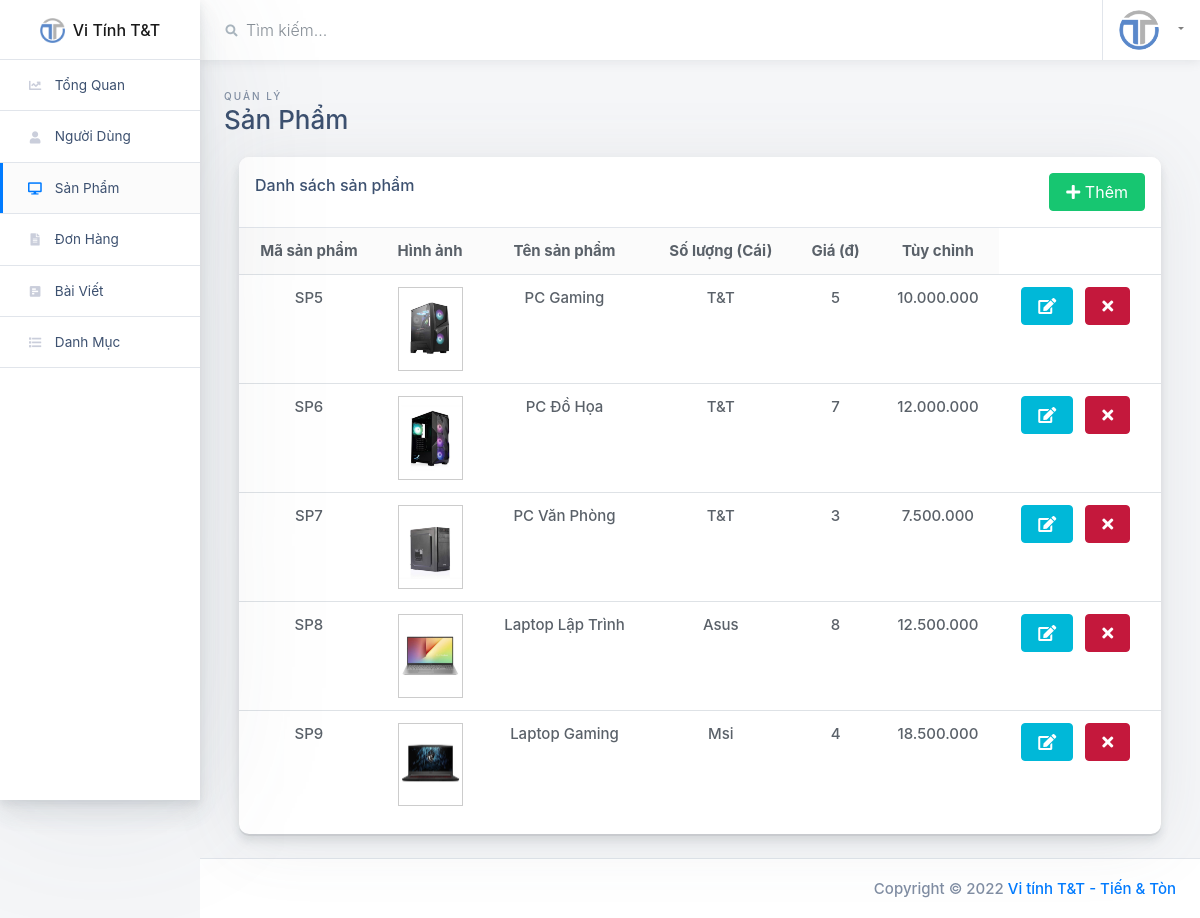
The page /admin/view/ds-sp.php (signed in) on the database its author committed.
### tables this page shows
CREATE TABLE IF NOT EXISTS `sanpham` (
  `masp` int(10) NOT NULL AUTO_INCREMENT,
  `tensp` varchar(150) NOT NULL,
  `madmsp` int(10) NOT NULL,
  `baohanh` tinyint(2) NOT NULL,
  `soluong` int(10) NOT NULL,
  `dongia` double NOT NULL,
  `mota` varchar(500) DEFAULT NULL,
  `hinh` varchar(150) NOT NULL,
  PRIMARY KEY (`masp`),
  KEY `madmsp` (`madmsp`)
);

CREATE TABLE IF NOT EXISTS `danhmucsp` (
  `madmsp` int(10) NOT NULL AUTO_INCREMENT,
  `cap` tinyint(1) NOT NULL,
  `ten` varchar(20) NOT NULL,
  `madmspcha` int(10) DEFAULT NULL,
  PRIMARY KEY (`madmsp`)
);

### admin/model/database.php (called while the page is built, shortened)
<?php
class Database{
  private $servername;
  private $username;
  private $password;
  private $dbname;
  private static $conn;
  public function __construct(){
    $this->servername = "localhost";
    $this->username = "root";
    $this->password = "";
    $this->dbname = "vitinhtt";
    return self::$conn;
  }
  private function ketNoiDB(){
        try {
      self::$conn = new PDO("mysql:host=$this->servername;dbname=$this->dbname", $this->username, $this->password);
      self::$conn->setAttribute(PDO::ATTR_ERRMODE, PDO::ERRMODE_EXCEPTION);
      return self::$conn;
    } catch(PDOException $e) {
      echo "Connection failed: " . $e->getMessage();
      return false;
    }
  }
  public function huyKetNoiDB(){
    self::$conn = null;
  }
  public function timDanhSach($query){
    if(self::$conn != false){
      $stmt = self::$conn->prepare($query);
      $stmt->execute();
      $result = $stmt->setFetchMode(PDO::FETCH_ASSOC);
      if($result==true){
        return $stmt->fetchAll();
      }
    }
    return null;
  }
  public function timMotDoiTuong($query, $param = array()){
    if(self::$conn != false){
      $stmt = self::$conn->prepare($query);
      $stmt->execute($param);
      $result = $stmt->setFetchMode(PDO::FETCH_ASSOC);
      $arrDoiTuong=$stmt->fetchAll();
      $dem=count($arrDoiTuong);
      if($result==true && $dem>0){
        return $arrDoiTuong[0];
      }
    }
    return null;
  }public function timKiemSanPham($query, $param = array()){
    if(self::$conn != false){
      $stmt = self::$conn->prepare($query);
      $stmt->execute($param);
      $result = $stmt->setFetchMode(PDO::FETCH_ASSOC);
      if($result==true){
        return $stmt->fetchAll();
      }
    }
    return null;
  }
}
?>

### admin/model/sanpham.php (called while the page is built, shortened)
<?php
include_once 'database.php';
class SanPham{
    public function queryLayDanhSachSanPham() {
        $query="SELECT * FROM sanpham";
        return $query;
    }
}
?>

### admin/model/danhmucsp.php (called while the page is built, shortened)
<?php
class DanhMucSP
{
    public function queryTimDanhMucSPTheoMa()
    {
        $query = "SELECT * FROM danhmucsp WHERE madmsp=:madmsp ";
        return $query;
    }
}?>

### admin/view/ds-sp.php (the view, shortened to what this page needs)
<!doctype html>
<html class="no-js h-100" lang="en">
<head>
    <?php
    include 'layout/head.php'; ?>
</head>
<body class="h-100">
    <div class="container-fluid">
        <div class="row">
            <?php include 'layout/sidebar.php'; ?>
            <main class="main-content col-lg-10 col-md-9 col-sm-12 p-0 offset-lg-2 offset-md-3">
                <div class="main-navbar sticky-top bg-white">
                    <?php include 'layout/navbar.php'; ?>
                </div>
                <div class="main-content-container container-fluid px-4">
                    <div class="page-header row no-gutters py-4">
                        <div class="col-12 col-sm-4 text-center text-sm-left mb-0">
                            <span class="text-uppercase page-subtitle">Quản lý</span>
                            <h3 class="page-title">Sản Phẩm</h3>
                        </div>
                    </div>
                    <div class="col-12">
                        <div class="card card-small mb-4">
                            <div class="card-header border-bottom">
                                <div class="row">
                                    <div class="col-md-6">
                                        <h6 class="m-0">Danh sách sản phẩm</h6>
                                    </div>
                                    <div class="col-md-6" style="text-align:right">
                                        <a href="them-sp.php" class="mb-2 btn btn-success mr-2 btn-font" style="margin:0 !important;"><i class="fas fa-plus"></i> Thêm</a>
                                    </div>
                                </div>
                            </div>
                            <div class="table-sp">
                                <div class="card-body p-0 pb-3 text-center">
                                    <table class="table mb-0">
                                        <thead class="bg-light">
                                            <tr>
                                                <th scope="col" class="border-0">Mã sản phẩm</th>
                                                <th scope="col" class="border-0">Hình ảnh</th>
                                                <th scope="col" class="border-0">Tên sản phẩm</th>
                                                <th scope="col" class="border-0">Số lượng (Cái)</th>
                                                <th scope="col" class="border-0">Giá (đ)</th>
                                                <th scope="col" class="border-0">Tùy chỉnh</th>
                                            </tr>
                                        </thead>
                                        <tbody><?php
                                                include '../model/database.php';
                                                include '../model/sanpham.php';
                                                include '../model/danhmucsp.php';
                                                $db = new Database();
                                                $SanPham = new SanPham();
                                                $query = $SanPham->queryLayDanhSachSanPham();
                                                $arrSanPham = $db->timDanhSach($query);
                                                if (count($arrSanPham) > 0) {
                                                    foreach ($arrSanPham as $sp) {
                                                        echo '
                                <tr>
                                <td>SP' . $sp['masp'] . '</td>
                                <td><img class="hinh-anh" src="../../view/img/uploads/' . $sp['hinh'] . '"></td>
                                <td>' . $sp['tensp'] . '</td>
                                <td>';
                                                        $DanhMucSP = new DanhMucSP();
                                                        $query = $DanhMucSP->queryTimDanhMucSPTheoMa();
                                                        $param = array(":madmsp"=>$sp['madmsp']);
                                                        $dmsp = $db->timMotDoiTuong($query,$param);
                                                        if ($dmsp!=null) {
                                                            echo $dmsp['ten'];
                                                        }
                                                        echo '</td>
                                <td class="none">' . $sp['baohanh'] . ' tháng</td>
                                <td>' . $sp['soluong'] . '</td>
                                <td>' . number_format($sp['dongia'], 0, ",", ".") . '</td>
                                <td>
                                <a href="sua-sp.php?masp=' . $sp['masp'] . '" class="mb-2 btn btn-info mr-2 btn-font">
                                  <i class="fas fa-edit"></i><p>&nbspSửa</p>
                                </a>
                                <a href="#" onclick="xacNhanXoa(' . $sp['masp'] . ')" class="mb-2 btn btn-danger mr-2 btn-font">
                                <i class="fas fa-times"></i><p>&nbspXóa</p>
                                </a>
                                </td>
                                </tr>
                                ';
                                                    }
                                                }
                                                ?></tbody>
                                    </table>
                                </div>
                            </div>
                        </div>
                    </div>
                </div>
                <?php include 'layout/footer.php'; ?>
            </main>
        </div>
    </div>
</body>
</html>

### admin/view/styles/style.css (style rules this page uses)
.btn-font { font-size: 16px; }
.hinh-anh { border: 1px solid #ccc; width: 65px!important; }
table tbody td a i, table tbody td a p, table tbody td button p { margin: 0; display: inline-block; }

### rows shown on the page
sanpham: masp "5", hinh (picture), tensp "PC Gaming", madmsp.ten "T&T", soluong "5", dongia "10.000.000"
sanpham: masp "6", hinh (picture), tensp "PC Đồ Họa", madmsp.ten "T&T", soluong "7", dongia "12.000.000"
sanpham: masp "7", hinh (picture), tensp "PC Văn Phòng", madmsp.ten "T&T", soluong "3", dongia "7.500.000"
sanpham: masp "8", hinh (picture), tensp "Laptop Lập Trình", madmsp.ten "Asus", soluong "8", dongia "12.500.000"
sanpham: masp "9", hinh (picture), tensp "Laptop Gaming", madmsp.ten "Msi", soluong "4", dongia "18.500.000"
